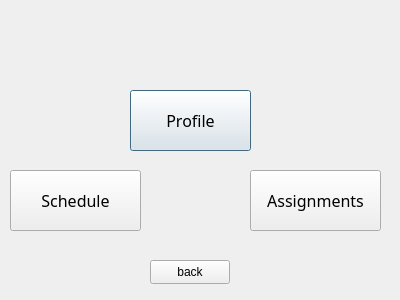
<?xml version="1.0" encoding="UTF-8"?>
<ui version="4.0">
 <class>nursewindow</class>
 <widget class="QDialog" name="nursewindow">
  <property name="geometry">
   <rect>
    <x>0</x>
    <y>0</y>
    <width>400</width>
    <height>300</height>
   </rect>
  </property>
  <property name="windowTitle">
   <string>Dialog</string>
  </property>
  <widget class="QPushButton" name="pushButton_profile">
   <property name="geometry">
    <rect>
     <x>130</x>
     <y>90</y>
     <width>121</width>
     <height>61</height>
    </rect>
   </property>
   <property name="font">
    <font>
     <family>Forte</family>
     <pointsize>12</pointsize>
    </font>
   </property>
   <property name="text">
    <string>Profile</string>
   </property>
  </widget>
  <widget class="QPushButton" name="pushButton_Schedule">
   <property name="geometry">
    <rect>
     <x>10</x>
     <y>170</y>
     <width>131</width>
     <height>61</height>
    </rect>
   </property>
   <property name="font">
    <font>
     <family>Forte</family>
     <pointsize>12</pointsize>
    </font>
   </property>
   <property name="text">
    <string>Schedule</string>
   </property>
  </widget>
  <widget class="QPushButton" name="pushButton_Assignment">
   <property name="geometry">
    <rect>
     <x>250</x>
     <y>170</y>
     <width>131</width>
     <height>61</height>
    </rect>
   </property>
   <property name="font">
    <font>
     <family>Forte</family>
     <pointsize>12</pointsize>
    </font>
   </property>
   <property name="text">
    <string>Assignments</string>
   </property>
  </widget>
  <widget class="QLabel" name="label_Hellonur">
   <property name="geometry">
    <rect>
     <x>30</x>
     <y>20</y>
     <width>141</width>
     <height>31</height>
    </rect>
   </property>
   <property name="font">
    <font>
     <family>Script MT Bold</family>
     <pointsize>12</pointsize>
     <bold>true</bold>
    </font>
   </property>
   <property name="text">
    <string/>
   </property>
  </widget>
  <widget class="QPushButton" name="pushButton">
   <property name="geometry">
    <rect>
     <x>150</x>
     <y>260</y>
     <width>80</width>
     <height>24</height>
    </rect>
   </property>
   <property name="text">
    <string>back</string>
   </property>
  </widget>
 </widget>
 <resources/>
 <connections/>
</ui>
